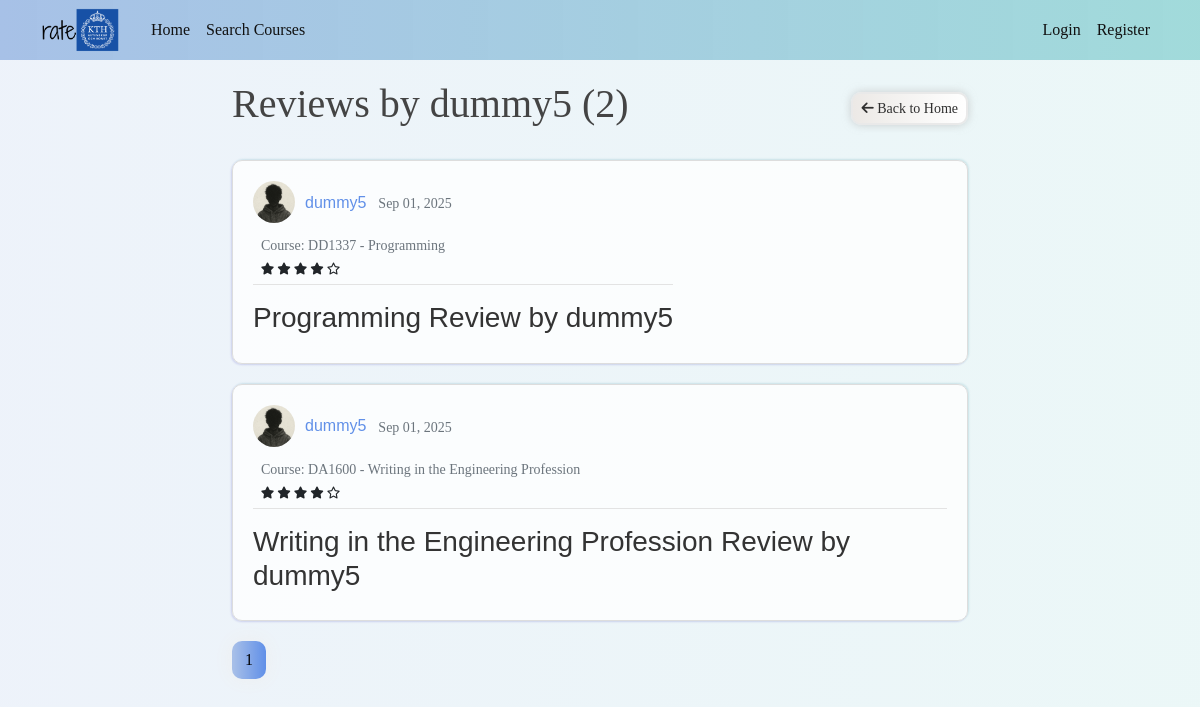
The app's page /user/dummy5 with its own data.
### flasknetwork/models.py (models this page shows, shortened)
class User(db.Model, UserMixin): # the *table* name is 'user' by default, not 'User'
    id = db.Column(db.Integer, primary_key=True)
    username = db.Column(db.String(20), unique=True, nullable=False)
    email = db.Column(db.String(120), unique=True, nullable=False)
    image_file = db.Column(db.String(20), nullable=False, default='default1.png')
    password = db.Column(db.String(60), nullable=False)
    posts = db.relationship('Post', backref='author', lazy=True)
    email_verified = db.Column(db.Boolean, nullable=False, default=False)
    program_id = db.Column(db.Integer, db.ForeignKey('program.id'), nullable=False)
    program = db.relationship('Program', backref='students')

class Post(db.Model):
    id = db.Column(db.Integer, primary_key=True)
    title = db.Column(db.String(100), nullable=False)
    date_posted = db.Column(db.DateTime, nullable=False, default=datetime.utcnow)
    year_taken = db.Column(db.Integer, nullable=False)  # e.g., 2023
    rating = db.Column(db.Integer, nullable=False)  # e.g., 1-5
    answer_q1 = db.Column(db.Text, nullable=True)
    answer_q2 = db.Column(db.Text, nullable=True)
    answer_q3 = db.Column(db.Text, nullable=True)
    answer_q4 = db.Column(db.Text, nullable=True)
    answer_q5 = db.Column(db.Text, nullable=True)
    answer_q6 = db.Column(db.Text, nullable=True)
    user_id = db.Column(db.Integer, db.ForeignKey('user.id'), nullable=False)
    course_id = db.Column(db.Integer, db.ForeignKey('course.id'), nullable=False)
    __table_args__ = (db.UniqueConstraint('user_id', 'course_id', name='one_review_per_course'),)
    course = db.relationship('Course', backref='reviews')

class Course(db.Model):
    id = db.Column(db.Integer, primary_key=True)
    name = db.Column(db.String(100), nullable=False, index=True)
    code = db.Column(db.String(20), unique=True, nullable=False, index=True)

### flasknetwork/users/routes.py (the view)
@users.route('/user/<string:username>')
def user_posts(username):
    page=request.args.get('page', 1, type=int)
    user = User.query.filter_by(username=username).first_or_404()
    posts = Post.query.filter_by(author=user).order_by(Post.date_posted.desc()).paginate(page=page, per_page=5)
    return render_template('user_posts.html', posts=posts, user=user)

### flasknetwork/templates/user_posts.html
{% extends "layout.html" %}
{% block content %}
<div class="row justify-content-center">
    <div class="col-12 col-lg-10 col-xl-8">
        <div class="d-flex align-items-center justify-content-between mb-4">
            <h1>
                Reviews by {{ user.username }} ({{ posts.total }})
            </h1>
            <a href="{{ url_for('main.home') }}" class="btn btn-sm gradient-anim gradient-anim--white gradient-shadow">
                <i class="fas fa-arrow-left"></i> Back to Home
            </a>
        </div>
        {% for post in posts.items %}
            <article class="d-flex align-items-center content-section post-section">
                <div>
                    <div class="review-metadata">
                        <img class="rounded-circle review-img" src="{{ url_for('static', filename='profile_pics/' + post.author.image_file) }}" alt="{{ post.author.username }}'s profile picture">
                        <a class="me-2 author-link" href="{{ url_for('users.user_posts', username=post.author.username) }}">{{ post.author.username }}</a>
                        <small class="text-muted">{{ post.date_posted.strftime('%b %d, %Y') }}</small>
                        <small class="text-secondary d-block mt-2 ms-2">Course: {{ post.course.code }} - {{ post.course.name }}</small>
                        <small class="badge fs-7 {{ 'gradient-anim gradient-anim--yellow mt-1 mb-2' if post.rating == 5 else 'text-dark mb-1' }}">
                            {% for i in range(1, 6) %}
                                {% if post.rating >= i %}
                                    <i class="fas fa-star"></i>
                                {% else %}
                                    <i class="far fa-star"></i>
                                {% endif %}
                            {% endfor %}
                        </small>
                    </div>
                    <h3 class="mt-3">
                        <a class="review-title" href="{{ url_for('posts.post', post_id=post.id) }}">{{ post.title }}</a>
                    </h3>
                </div>
            </article>
        {% endfor %}
        {% for page_num in posts.iter_pages(left_edge=1, right_edge=1, left_current=1, right_current=1) %}
            {% if page_num %}
                {% if posts.page == page_num %}
                    <a class="btn gradient-anim mb-4" href="{{ url_for('users.user_posts', username=user.username, page=page_num) }}">{{ page_num }}</a>
                {% else %}
                    <a class="btn gradient-anim-outline mb-4" href="{{ url_for('users.user_posts', username=user.username, page=page_num) }}">{{ page_num }}</a>
                {% endif %}
            {% else %}
                ...
            {% endif %}
        {% endfor %}
    </div>
</div>
{% endblock content %}

### flasknetwork/static/css/main.css (style rules this page uses)
body { background: linear-gradient(to right, rgba(167, 193, 231, 0.2), rgba(156, 216, 216, 0.2)); color: #333333; margin-top: 5rem; font-family: Georgia, 'Times New Roman', Times, serif; }
h1, h2, h3, h4, h5, h6 { color: #444444; }
.content-section { background: rgba(255, 255, 255, 0.8); padding: 20px 20px; border: 1px solid #dddddd; border-radius: 10px; margin-bottom: 20px; box-shadow: -1px 1px 2px 0 rgba(32, 18, 183, 0.15), 1px -1px 2px 0 rgba(30, 132, 157, 0.15); }
a.review-title, a.author-link { text-decoration: none; }
a.author-link { color:#6190e8; font-family: 'Franklin Gothic Medium', 'Arial Narrow', Arial, sans-serif; transition: color 0.2s ease-in-out; }
.review-title { color: #333333; word-wrap: break-word; word-break: break-word; hyphens: auto; font-family: 'Franklin Gothic Medium', 'Arial Narrow', Arial, sans-serif; }
.review-img { height: 42px; width: 42px; margin-right: 6px; margin-bottom: 4px; vertical-align: middle; }
.review-metadata { padding-bottom: 1px; margin-bottom: 4px; border-bottom: 1px solid #e3e3e3 }
.post-section { margin-left: 0px; margin-right: 0px; }
.gradient-anim { background: linear-gradient(to right, #a7bfe8 0%, #6190e8 51%, #a7bfe8 100%); box-shadow: 0 0 20px #eee; text-align: center; border-radius: 10px; background-size: 200% auto; background-position: left center; transition: background-position 0.5s ease; color: #000000; }
.gradient-anim--white { background-image: linear-gradient(to right, #ECE9E6 0%, #FFFFFF 51%, #ECE9E6 100%); color: rgb(47, 47, 47); border: 2px solid; border-color: rgb(233, 233, 233); border-radius: 10px; }
.gradient-shadow { box-shadow: 0 0 8px #b0b0b095; }

### records on screen
User: username "dummy5"
Post: image_file (placeholder picture), author.username "dummy5", date_posted "Sep 01, 2025", course.code "DD1337", course.name "Programming", rating 4 (drawn), title "Programming Review by dummy5"
Post: image_file (placeholder picture), author.username "dummy5", date_posted "Sep 01, 2025", course.code "DA1600", course.name "Writing in the Engineering Profession", rating 4 (drawn), title "Writing in the Engineering Profession Review by dummy5"

### other values on screen
{{ posts.total }} "2"
{{ page_num }} "1"
